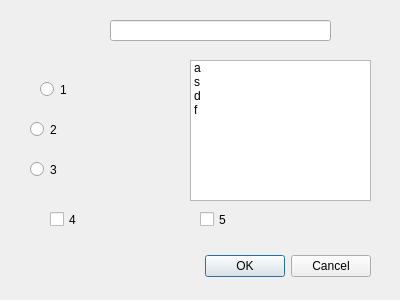
<?xml version="1.0" encoding="UTF-8"?>
<ui version="4.0">
 <class>myDialog</class>
 <widget class="QDialog" name="myDialog">
  <property name="geometry">
   <rect>
    <x>0</x>
    <y>0</y>
    <width>400</width>
    <height>300</height>
   </rect>
  </property>
  <property name="windowTitle">
   <string>Dialog</string>
  </property>
  <widget class="QDialogButtonBox" name="buttonBox">
   <property name="geometry">
    <rect>
     <x>30</x>
     <y>250</y>
     <width>341</width>
     <height>32</height>
    </rect>
   </property>
   <property name="orientation">
    <enum>Qt::Horizontal</enum>
   </property>
   <property name="standardButtons">
    <set>QDialogButtonBox::Cancel|QDialogButtonBox::Ok</set>
   </property>
  </widget>
  <widget class="QCheckBox" name="checkBox">
   <property name="geometry">
    <rect>
     <x>50</x>
     <y>210</y>
     <width>91</width>
     <height>19</height>
    </rect>
   </property>
   <property name="text">
    <string>4</string>
   </property>
  </widget>
  <widget class="QCheckBox" name="checkBox_2">
   <property name="geometry">
    <rect>
     <x>200</x>
     <y>210</y>
     <width>91</width>
     <height>19</height>
    </rect>
   </property>
   <property name="text">
    <string>5</string>
   </property>
  </widget>
  <widget class="QRadioButton" name="radioButton">
   <property name="geometry">
    <rect>
     <x>30</x>
     <y>160</y>
     <width>115</width>
     <height>19</height>
    </rect>
   </property>
   <property name="text">
    <string>3</string>
   </property>
  </widget>
  <widget class="QRadioButton" name="radioButton_2">
   <property name="geometry">
    <rect>
     <x>30</x>
     <y>120</y>
     <width>115</width>
     <height>19</height>
    </rect>
   </property>
   <property name="text">
    <string>2</string>
   </property>
  </widget>
  <widget class="QRadioButton" name="radioButton_3">
   <property name="geometry">
    <rect>
     <x>40</x>
     <y>80</y>
     <width>115</width>
     <height>19</height>
    </rect>
   </property>
   <property name="text">
    <string>1</string>
   </property>
  </widget>
  <widget class="QListWidget" name="listWidget">
   <property name="geometry">
    <rect>
     <x>190</x>
     <y>60</y>
     <width>181</width>
     <height>141</height>
    </rect>
   </property>
   <item>
    <property name="text">
     <string>a</string>
    </property>
   </item>
   <item>
    <property name="text">
     <string>s</string>
    </property>
   </item>
   <item>
    <property name="text">
     <string>d</string>
    </property>
   </item>
   <item>
    <property name="text">
     <string>f</string>
    </property>
   </item>
  </widget>
  <widget class="QLineEdit" name="lineEdit">
   <property name="geometry">
    <rect>
     <x>110</x>
     <y>20</y>
     <width>221</width>
     <height>21</height>
    </rect>
   </property>
  </widget>
 </widget>
 <resources/>
 <connections>
  <connection>
   <sender>buttonBox</sender>
   <signal>accepted()</signal>
   <receiver>myDialog</receiver>
   <slot>accept()</slot>
   <hints>
    <hint type="sourcelabel">
     <x>248</x>
     <y>254</y>
    </hint>
    <hint type="destinationlabel">
     <x>157</x>
     <y>274</y>
    </hint>
   </hints>
  </connection>
  <connection>
   <sender>buttonBox</sender>
   <signal>rejected()</signal>
   <receiver>myDialog</receiver>
   <slot>reject()</slot>
   <hints>
    <hint type="sourcelabel">
     <x>316</x>
     <y>260</y>
    </hint>
    <hint type="destinationlabel">
     <x>286</x>
     <y>274</y>
    </hint>
   </hints>
  </connection>
 </connections>
</ui>
